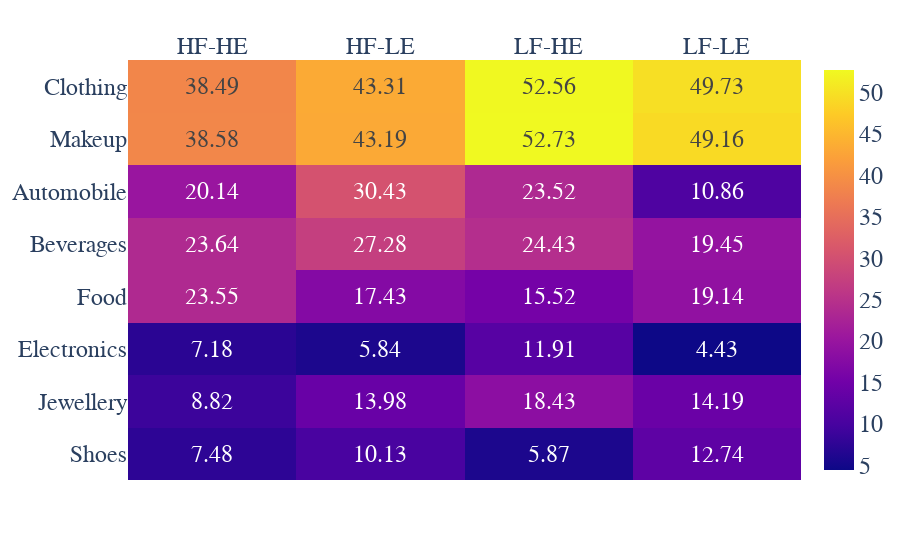

Notebook source saved alongside this figure:
### Code cell
import plotly.express as px

# Define the x-axis and reordered y-axis labels
x = ['HF-HE', 'HF-LE', 'LF-HE', 'LF-LE']
y = ['Clothing', 'Makeup', 'Automobile', 'Beverages', 'Food', 'Electronics', 'Jewellery', 'Shoes']

# Reorder the data in the z matrix according to the new y-axis order
z = [
    [38.49, 43.31, 52.56, 49.73],  # Clothing
    [38.58, 43.19, 52.73, 49.16],  # Makeup
    [20.14, 30.43, 23.52, 10.86],  # Automobile
    [23.64, 27.28, 24.43, 19.45],  # Beverages
    [23.55, 17.43, 15.52, 19.14],  # Food
    [7.18, 5.84, 11.91, 4.43],     # Electronics
    [8.82, 13.98, 18.43, 14.19],   # Jewellery
    [7.48, 10.13, 5.87, 12.74],    # Shoes
]

fig = px.imshow(z, x=x, y=y, aspect="auto", text_auto=True)
fig.update_xaxes(side="top")

# Update the font size for annotations
fig.update_traces(textfont_size=24)

# Update the font size for axes
fig.update_layout(
    font=dict(size=24,  family="Arial Black")  # Adjust the size value as needed
    # font=dict(size=26,  family="Calibri Bold")  # Adjust the size value as needed
)

fig.show()

### Figure 1 — Plotly figure (JSON) as saved in the notebook; plotly's stock layout.template omitted (floating-point values rounded to 4 significant figures)
{"data": [{"coloraxis": "coloraxis", "hovertemplate": "x: %{x}<br>y: %{y}<br>color: %{z}<extra></extra>", "name": "0", "textfont": {"size": 24}, "texttemplate": "%{z}", "type": "heatmap", "x": ["HF-HE", "HF-LE", "LF-HE", "LF-LE"], "xaxis": "x", "y": ["Clothing", "Makeup", "Automobile", "Beverages", "Food", "Electronics", "Jewellery", "Shoes"], "yaxis": "y", "z": [[38.49, 43.31, 52.56, 49.73], [38.58, 43.19, 52.73, 49.16], [20.14, 30.43, 23.52, 10.86], [23.64, 27.28, 24.43, 19.45], [23.55, 17.43, 15.52, 19.14], [7.18, 5.84, 11.91, 4.43], [8.82, 13.98, 18.43, 14.19], [7.48, 10.13, 5.87, 12.74]]}], "layout": {"coloraxis": {"colorscale": [[0, "#0d0887"], [0.1111, "#46039f"], [0.2222, "#7201a8"], [0.3333, "#9c179e"], [0.4444, "#bd3786"], [0.5556, "#d8576b"], [0.6667, "#ed7953"], [0.7778, "#fb9f3a"], [0.8889, "#fdca26"], [1, "#f0f921"]]}, "font": {"family": "Arial Black", "size": 24}, "margin": {"t": 60}, "xaxis": {"anchor": "y", "domain": [0, 1], "side": "top"}, "yaxis": {"anchor": "x", "autorange": "reversed", "domain": [0, 1]}}}
